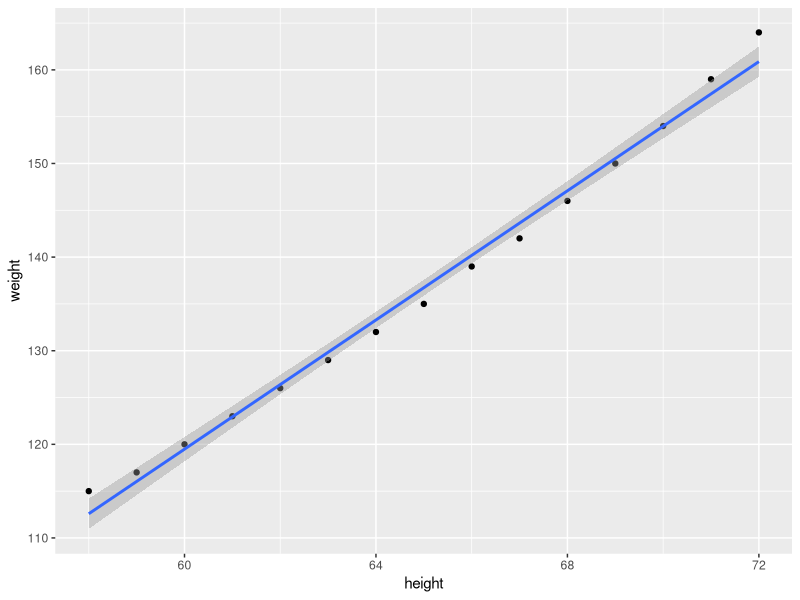

This figure's R source:
## ---- chunk 1
n <- nrow(women)                                 
fit <- lm(weight ~ height, data=women)
sfit <- summary(fit)
b <- coefficients(fit)
## ---- chunk 2
# library(xtable)
# options(xtable.comment=FALSE)                             
# # print(xtable(sfit), type="html", html.table.attributes="border=0")
# print(xtable(sfit), type="latex")

library(knitr)
kable(sfit$coefficients)
## ---- chunk 3
library(ggplot2)
ggplot(data=women, aes(x=height, y=weight)) +
      geom_point() + geom_smooth(method="lm")
